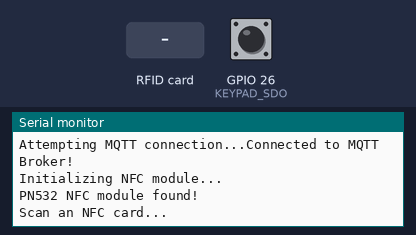
A sketch run on a simulated ESP32. Shown: the last lines printed to the serial monitor. The test bench sets the inputs (shaded band); at power-on: GPIO 26 (KEYPAD_SDO) LOW. WiFi joins after 1.5 s; servers stay silent unless stated; no MQTT or app messages arrive unless stated.

Above: at 3.7 s.
3.8 s: RFID card 12 34 56 77 held to the reader
At 5.0 s:
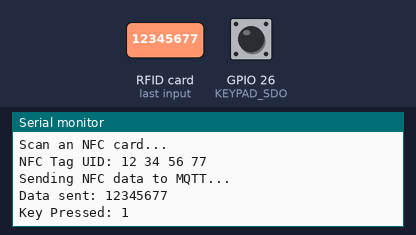
5.3 s: RFID card 5E 7A 19 C4 held to the reader
At 6.2 s:
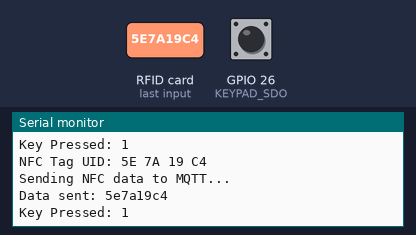

Measured:
- after the input at 3.8 s, the serial monitor: prints a new line at once (image 1)
- after the input at 5.3 s, the serial monitor: prints a new line at once (image 2)

The sketch:

sketch_feb26a.ino
```cpp
#include <WiFi.h>
#include <Wire.h>
#include <PubSubClient.h>
#include <Adafruit_PN532.h>

// Wi-Fi credentials
const char* ssid = "moto g(30)_2775";
const char* password = "12345677";

// MQTT Broker details
const char* mqtt_server = "192.168.109.241";  // Use the Raspberry Pi's IP address
const int mqtt_port = 1883;
const char* mqtt_topic_nfc = "esp32/data";
const char* mqtt_topic_keypad = "esp32/keypad";

WiFiClient espClient;
PubSubClient client(espClient);

// Define I2C pins
#define SDA_PIN 18  // GPIO 18
#define SCL_PIN 19  // GPIO 19
#define IRQ_PIN 23  // GPIO 23 (Interrupt Pin for PN532)
#define RESET_PIN 5 // GPIO 5 (Reset Pin for PN532)

// Keypad TTP229
#define KEYPAD_SCL 27
#define KEYPAD_SDO 26
String keypadInput = "";
const int maxKeypadDigits = 5;

// Initialize NFC module
Adafruit_PN532 nfc(IRQ_PIN, RESET_PIN);

void setup() {
    Serial.begin(115200);
    delay(1000);

    // Initialize I2C
    Wire.begin(SDA_PIN, SCL_PIN);

    // Connect to Wi-Fi
    Serial.println("Connecting to Wi-Fi...");
    WiFi.begin(ssid, password);
    while (WiFi.status() != WL_CONNECTED) {
        delay(500);
        Serial.print(".");
    }
    Serial.println("\nWi-Fi connected!");

    // Connect to MQTT Broker
    Serial.println("Connecting to MQTT Broker...");
    client.setServer(mqtt_server, mqtt_port);
    while (!client.connected()) {
        Serial.print("Attempting MQTT connection...");
        if (client.connect("ESP32Client")) {
            Serial.println("Connected to MQTT Broker!");
        } else {
            Serial.print("MQTT connection failed. Error: ");
            Serial.println(client.state());
            delay(1000);
        }
    }

    // Initialize NFC module
    Serial.println("Initializing NFC module...");
    nfc.begin();
    uint32_t versiondata = nfc.getFirmwareVersion();
    if (!versiondata) {
        Serial.println("ERROR: PN532 not detected! Check wiring.");
        while (1);
    }
    Serial.println("PN532 NFC module found!");
    nfc.SAMConfig();
    Serial.println("Scan an NFC card...");

    // Initialize keypad
    pinMode(KEYPAD_SCL, OUTPUT);
    pinMode(KEYPAD_SDO, INPUT);
}

void loop() {
    readNFC();
    readKeypad();
    delay(200);
}

void readNFC() {
    uint8_t uid[7];  // Buffer to store UID
    uint8_t uidLength;

    if (nfc.readPassiveTargetID(PN532_MIFARE_ISO14443A, uid, &uidLength)) {
        Serial.print("NFC Tag UID: ");
        String tagData = "";
        for (uint8_t i = 0; i < uidLength; i++) {
            Serial.print(uid[i], HEX);
            Serial.print(" ");
            tagData += String(uid[i], HEX);
        }
        Serial.println();

        if (client.connected()) {
            Serial.println("Sending NFC data to MQTT...");
            client.publish(mqtt_topic_nfc, tagData.c_str());
            Serial.println("Data sent: " + tagData);
        } else {
            Serial.println("MQTT Disconnected! Reconnecting...");
            reconnectMQTT();
        }
    }
}

void readKeypad() {
    digitalWrite(KEYPAD_SCL, LOW);
    delayMicroseconds(2);
    digitalWrite(KEYPAD_SCL, HIGH);
    delayMicroseconds(2);

    int key = 0;
    for (int i = 0; i < 16; i++) {
        if (!digitalRead(KEYPAD_SDO)) {
            key = i + 1;
            break;
        }
        digitalWrite(KEYPAD_SCL, LOW);
        delayMicroseconds(2);
        digitalWrite(KEYPAD_SCL, HIGH);
        delayMicroseconds(2);
    }

    if (key > 0) {
        Serial.print("Key Pressed: ");
        Serial.println(key);
        keypadInput += String(key);
        if (keypadInput.length() >= maxKeypadDigits) {
            sendKeypadData();
            keypadInput = "";
        }
    }
}

void sendKeypadData() {
    if (client.connected()) {
        Serial.println("Sending keypad data to MQTT...");
        client.publish(mqtt_topic_keypad, keypadInput.c_str());
        Serial.println("Keypad Data Sent: " + keypadInput);
    } else {
        Serial.println("MQTT Disconnected! Reconnecting...");
        reconnectMQTT();
    }
}

void reconnectMQTT() {
    while (!client.connected()) {
        Serial.print("Attempting to reconnect to MQTT...");
        if (client.connect("ESP32Client")) {
            Serial.println("Reconnected to MQTT Broker!");
        } else {
            Serial.print("MQTT reconnection failed. Error: ");
            Serial.println(client.state());
            delay(1000);
        }
    }
}
```
